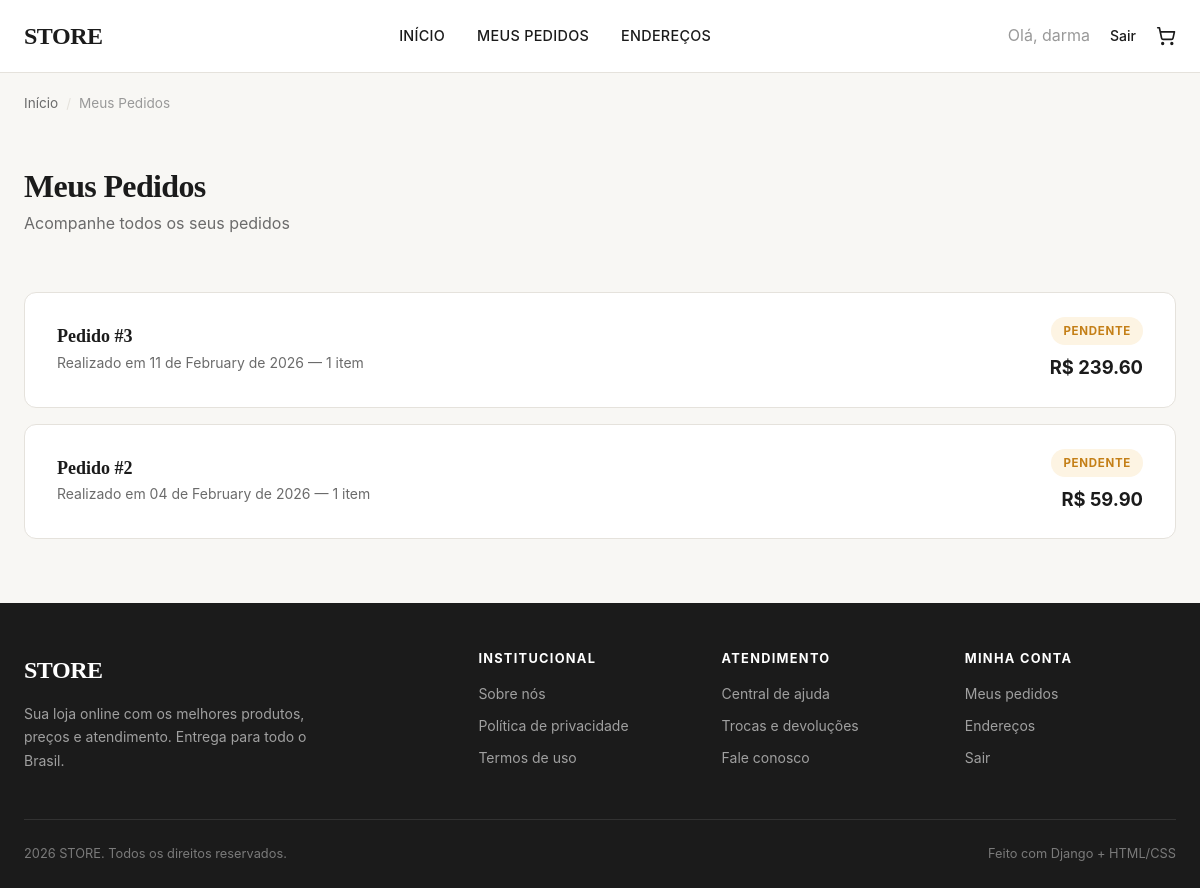
The app's page /orders/ (signed in) with its own data.
### core/models.py (models this page shows, shortened)
class Order(models.Model):
    class Status(models.TextChoices):
        PENDING = "pending", "Pendente"
        PAID = "paid", "Pago"
        SHIPPED = "shipped", "Enviado"
        DELIVERED = "delivered", "Entregue"
        CANCELED = "canceled", "Cancelado"
    user = models.ForeignKey(
        settings.AUTH_USER_MODEL,
        on_delete=models.CASCADE,
        related_name="orders",
    )
    status = models.CharField(
        max_length=20,
        choices=Status.choices,
        default=Status.PENDING,
    )
    total = models.DecimalField(
        max_digits=10,
        decimal_places=2,
        default=Decimal("0.00"),
    )
    cart = models.OneToOneField(
    Cart,
    on_delete=models.SET_NULL,
    related_name="order",
    null=True,
    blank=True,
    help_text="Carrinho que originou este pedido (opcional).",
    )
    shipping_cep = models.CharField(max_length=9)
    shipping_street = models.CharField(max_length=200)
    shipping_number = models.CharField(max_length=20)
    shipping_complement = models.CharField(max_length=100, blank=True)
    shipping_district = models.CharField(max_length=100)
    shipping_city = models.CharField(max_length=100)
    shipping_state = models.CharField(max_length=2)
    created_at = models.DateTimeField(auto_now_add=True)
    updated_at = models.DateTimeField(auto_now=True)
    class Meta:
        ordering = ["-created_at"]
        indexes = [
            models.Index(fields=["status", "created_at"]),
        ]

### core/views.py (the view)
# urls.py: path("orders/", OrderListView.as_view(), name="order_list"),
class OrderListView(LoginRequiredMixin, ListView):
    model = Order
    template_name = "core/order_list.html"
    context_object_name = "orders"
    paginate_by = 10
    def get_queryset(self):
        return (
            Order.objects
            .filter(user=self.request.user)
            .order_by("-created_at")
        )

### templates/core/order_list.html (shortened to what this page needs)
{% extends "base.html" %}
{% block content %}
<main>
  <div class="container">
    <nav class="breadcrumb" aria-label="Breadcrumb">
      <a href="{% url 'home' %}">Início</a>
      <span class="breadcrumb-sep">/</span>
      <span>Meus Pedidos</span>
    </nav>
    <div class="page-title">
      <h1>Meus Pedidos</h1>
      <p>Acompanhe todos os seus pedidos</p>
    </div>
    <div class="section">
      {% for order in orders %}
        <a href="{% url 'order_detail' order_id=order.id %}"
           class="order-card"
           style="text-decoration:none;color:inherit;">
          <div class="order-card-info">
            <h4>Pedido #{{ order.id }}</h4>
            <p>
              Realizado em {{ order.created_at|date:"d \d\e F \d\e Y" }} —
              {{ order.items.count }} item{{ order.items.count|pluralize:",s" }}
            </p>
          </div>
          <div class="order-card-right">
            {% if order.status == order.Status.PAID %}
              <span class="badge badge-confirmed">Pago</span>
            {% elif order.status == order.Status.PENDING %}
              <span class="badge badge-pending">Pendente</span>
            {% elif order.status == order.Status.CANCELLED %}
              <span class="badge badge-cancelled">Cancelado</span>
            {% elif order.status == order.Status.SHIPPED %}
              <span class="badge badge-shipped">Enviado</span>
            {% elif order.status == order.Status.DELIVERED %}
              <span class="badge badge-delivered">Entregue</span>
            {% else %}
              <span class="badge">{{ order.get_status_display }}</span>
            {% endif %}
            <span class="order-total">R$ {{ order.total }}</span>
          </div>
        </a>
      {% empty %}
        <p>Você ainda não possui pedidos.</p>
        <p><a class="btn btn-outline" href="{% url 'home' %}">Ir para a loja</a></p>
      {% endfor %}
    </div>
  </div>
</main>
{% endblock %}

### templates/base.html (shortened to what this page needs)
{% load static %}
<!DOCTYPE html>
<html lang="pt-br">
<head>
  <link rel="stylesheet" href="{% static 'css/style.css' %}">
</head>
<body>
  <header class="header">
    <div class="container header-inner">
      <a href="{% url 'home' %}" class="logo">STORE</a>
      <nav class="nav-links">
        <a href="{% url 'home' %}">Início</a>
        <a href="{% url 'order_list' %}">Meus Pedidos</a>
        <a href="{% url 'address_list' %}">Endereços</a>
      </nav>
      <div class="nav-actions">
        {% if user.is_authenticated %}
          <span class="text-muted">Olá, {{ user.username }}</span>
          <a href="{% url 'logout' %}">Sair</a>
        {% else %}
          <a href="{% url 'login' %}">Entrar</a>
        {% endif %}
        <a href="{% url 'cart_detail' %}" class="cart-link" aria-label="Carrinho">
        </a>
      </div>
    </div>
  </header>
  <main>
    {% block content %}{% endblock %}
  </main>
  <footer class="footer">
    <div class="container">
      <div class="footer-inner">
        <div class="footer-brand">
          <a href="{% url 'home' %}" class="logo">STORE</a>
          <p>Sua loja online com os melhores produtos, preços e atendimento. Entrega para todo o Brasil.</p>
        </div>
        <div class="footer-col">
          <h4>Institucional</h4>
          <a href="#">Sobre nós</a>
          <a href="#">Política de privacidade</a>
          <a href="#">Termos de uso</a>
        </div>
        <div class="footer-col">
          <h4>Atendimento</h4>
          <a href="#">Central de ajuda</a>
          <a href="#">Trocas e devoluções</a>
          <a href="#">Fale conosco</a>
        </div>
        <div class="footer-col">
          <h4>Minha Conta</h4>
          <a href="{% url 'order_list' %}">Meus pedidos</a>
          <a href="{% url 'address_list' %}">Endereços</a>
          {% if user.is_authenticated %}
            <a href="{% url 'logout' %}">Sair</a>
          {% else %}
            <a href="{% url 'login' %}">Entrar</a>
            <a href="{% url 'signup' %}">Criar conta</a>
          {% endif %}
        </div>
      </div>
      <div class="footer-bottom">
        <span>{% now "Y" %} STORE. Todos os direitos reservados.</span>
        <span>Feito com Django + HTML/CSS</span>
      </div>
    </div>
  </footer>
</body>
</html>

### records on screen
Order: id "3", created_at "11 de February de 2026", items.count "1", status "PENDENTE", total "239.60"
Order: id "2", created_at "04 de February de 2026", items.count "1", status "PENDENTE", total "59.90"

### other values on screen
{{ user.username }} "darma"
